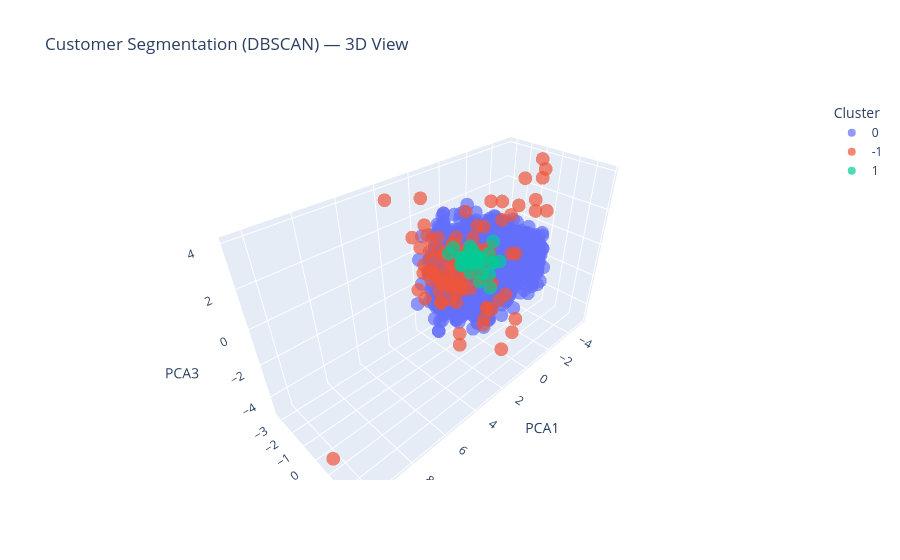

Here is the notebook cell this chart was saved with:
### Code cell
fig2 = px.scatter_3d(
    df, x="PCA1", y="PCA2", z="PCA3",
    color=df["cluster_dbscan"].astype(str),
    title="Customer Segmentation (DBSCAN) — 3D View",
    labels={"color": "Cluster"},
    opacity=0.7
)
fig2.show()
